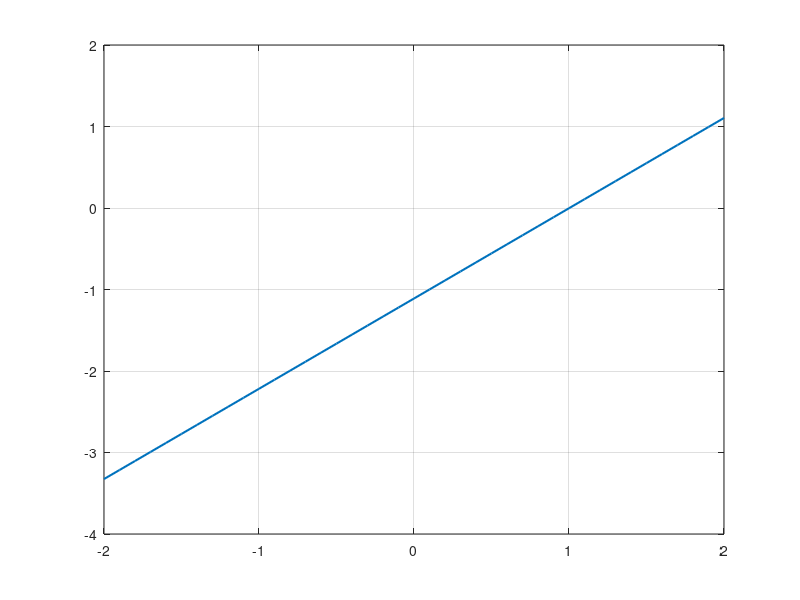

Reproduce this figure in MATLAB. (Note: this script raises an error after producing the figure.)
%%%%%%%%%%%%%%%%%%%%%%%%%%%%%%%%%%%%%%%%%%%%%%%%%%%%%%%%%%%%%%%%%%%%%%%%
%                   Convex Optimization 2025-26                        %                  %
%                        --- EXERCISE 4 ---                            %
%                   Nikolaos Malamas (2020030180)                      %
%            ----------------------------------------------            %
% M-file that implements an interior-point algorithm for the           %
% solution of a classification problem using SVMs - we assume          %
%                     separable data                                   %
%                                                                      %
% Objective function: f_0(w) = 1/2 * ||w||^2                           %
%                                                                      %
% Inequality constraints:                                              %
%            f_i(w) = 1 - y_i w^T \bar_x_i \le 0, i=1,...,n            %
%                                                                      %
% Method of solution: Barrier                                          %
%                                                                      %
% A. P. Liavas, Dec. 3, 2022                                           % 
%                                                                      %
%%%%%%%%%%%%%%%%%%%%%%%%%%%%%%%%%%%%%%%%%%%%%%%%%%%%%%%%%%%%%%%%%%%%%%%%

clc, clear, figure(1), clf, % close all

n = 2;        % problem dimension
N = 1000;     % number of data points

% Define and draw the separating line a^T * x = b
a = randn(2,1); b = randn;
x1 = [-2:.1:2];
for ii=1:length(x1)
    x2(ii) = 1/a(2) * ( -a(1) * x1(ii) + b );
end
h_true = plot(x1, x2, '-', 'LineWidth', 1.5);
grid, hold on; 

%%%%%%%%%%%%%%%%%%%%%%%%%%%%%%%%%%%%%%%%%%%%%%%%%%%%%%%%%%%%%%%%%
% Generate and draw SEPARABLE data to classify
%%%%%%%%%%%%%%%%%%%%%%%%%%%%%%%%%%%%%%%%%%%%%%%%%%%%%%%%%%%%%%%%%
fprintf('\nData generation and plot...')
[X, y] = generate_data(N, a, b);
for ii=1:N
    if (y(ii) == 1)
       plot(X(1,ii), X(2,ii), 'bo', 'HandleVisibility','off')
    else
        plot(X(1,ii), X(2,ii), 'r+', 'HandleVisibility','off')
    end
end
% Augment the data matrix with -1 elements
X_augm = [-ones(1,N); X];
% Check data separablity with respect to the true a and b 
if ( data_is_not_separable(X_augm, y, a, b) == 0 ), 
    fprintf('\nData is separable... I proceed to the solution...')
    pause(1)
else
    fprintf('\nData is non-separable... I quit...')
    return
end

%%%%%%%%%%%%%%%%%%%%%%%%%%%%%%%%%%%%%%%%%%%%%%%%%%%%
% Solution via SVMs and CVX
%%%%%%%%%%%%%%%%%%%%%%%%%%%%%%%%%%%%%%%%%%%%%%%%%%%%
fprintf('\nSolution of SVM via CVX (primal problem)...')
cvx_begin quiet
   variable w_SVM(n+1, 1);
   minimize ( w_SVM' * w_SVM );
        subject to 
               y' .* (X_augm' * w_SVM) >= 1;
cvx_end

% Draw SVM-based separating hyperplane (color: magenta) 
% in the same plot with "true" separating hyperplane and data
a_est = w_SVM(2:3);
b_est = w_SVM(1);
x1 = [-2:.1:2];
for ii=1:length(x1)
    x2(ii) = 1/a_est(2) * ( -a_est(1) * x1(ii) + b_est );
end
figure(1)
h_svm = plot(x1, x2, 'm', 'LineWidth', 1.5);
grid on;
xlabel('x_1'), ylabel('x_2'), hold on
legend([h_true h_svm], ...
 { 'random sep. hyperplane $\mathcal{H}_{\mathbf{a},b}$', ...
   'optimal sep. hyperplane $\mathcal{H}_{\mathbf{a}_*,b_*}$' }, ...
 'Interpreter','latex','Location','northwest');

%%%%%%%%%%%%%%%%%%%%%%%%%%%%%%%%%%%%%%%%%%%%%%%%%%%%%%%%%%%


%%%%%%%%%%%%%%%%%%%%%%%%%%%%%%%%%%%%%%%%%%%%%%%%%%%%%%%
% Solution via interior point method
%%%%%%%%%%%%%%%%%%%%%%%%%%%%%%%%%%%%%%%%%%%%%%%%%%%%%%%
fprintf('\n Solution via interior point method...')

% Create folder for saving figures
fig_dir = 'figures';
if ~exist(fig_dir, 'dir')
    mkdir(fig_dir);
end

%%%%%%%%%%%%%%%%%%%%%%%%%%%%%%%%%%%%%%%%%%%%%%%%%%%%%%%%%
% Initialization 
w_init(:,1) = [b; a];      % start from a feasible point
while ( point_is_feasible(w_init, X_augm, y) == 0 )
     w_init = 2 * w_init;
end
% *******************************************************

% % Initialization 
threshold_1 = 10^(-3);                % determines termination condition for inner Newton iterations
epsilon = 10^(-5);                    % determines final termination condition and algorithm accuracy 
alpha = 0.2; beta = 0.3;              % backtracking parameters
t = 10;                               % initialize parameter t of barrier method
mu = 10;                              % used for the increase of t: t = mu * t;

outer_iter = 1;
W(:,outer_iter) = w_init;

while (1)                                     % Outer loop 
    
       outer_iter  
       w(:,1) = W(:, outer_iter);             % Start new optimization from the previous solution
       inner_iter = 1;                        % initialize counter of inner iterations
       
       while ( 1 )                            % Inner loop 
          
          grad = gradient_SVM_barrier( w(:,inner_iter), X_augm, y, t );      % gradient at w
          Hess = Hess_SVM_barrier( w(:,inner_iter), X_augm, y, t );          % Hessian at w
          Dw_Nt =  - pinv(Hess) * grad;                                      % Newton step
          l_x = sqrt( Dw_Nt' * Hess * Dw_Nt );                               % Newton decrement
          if (l_x^2/2 <= threshold_1) break; end                             % Newton termination condition

           % Update and check feasibility - if the new point is not feasible, then backtrack 
           tau = 1;
           w_new = w(:,inner_iter) + tau * Dw_Nt;
           while (  point_is_feasible(w_new, X_augm, y) == 0  ) 
                fprintf('\nNew point is infeasible... I backtrack...')
                tau = beta * tau;
                w_new = w(:,inner_iter) + tau * Dw_Nt;
           end
           
           % Backtracking line search 
           while ( barrier_SVM_cost_function( w_new, X_augm, y, t ) > ...
                            barrier_SVM_cost_function( w(:,inner_iter), X_augm, y, t ) + alpha * tau * grad' * Dw_Nt )
                fprintf('\nI backtrack...')        
                tau = beta * tau; 
                w_new = w(:,inner_iter) + tau * Dw_Nt;
           end
 
           % Update and plot w in the same plot with w_SVM
           w(:,inner_iter+1) = w_new;
           
           % Plot current solution estimate and optimal solution computed via CVX
           figure(2), plot([w_SVM w(:,inner_iter+1)]), 
           legend('optimal solution', 'current estimate'), pause(.001)     
           str = strcat('Outer Iteration: ',num2str(outer_iter));
           title(str);

           inner_iter = inner_iter + 1;
       end
 
       W(:, outer_iter+1) = w(:, inner_iter);           % W(:, outer_iter+1): solution of optimization problem      
       
       % Save Figure 2 for current outer iteration
       figure(2);
       filename = fullfile(fig_dir, sprintf('outer_iter_%02d.png', outer_iter));
       saveas(gcf, filename);
       
       if (N/t < epsilon) break; end                % Algorithm termination condition
       outer_iter = outer_iter + 1;
       t = t * mu;
end
